Frame 1 (no input): blank canvas, image omitted
Frame 60 (no input): blank canvas, image omitted
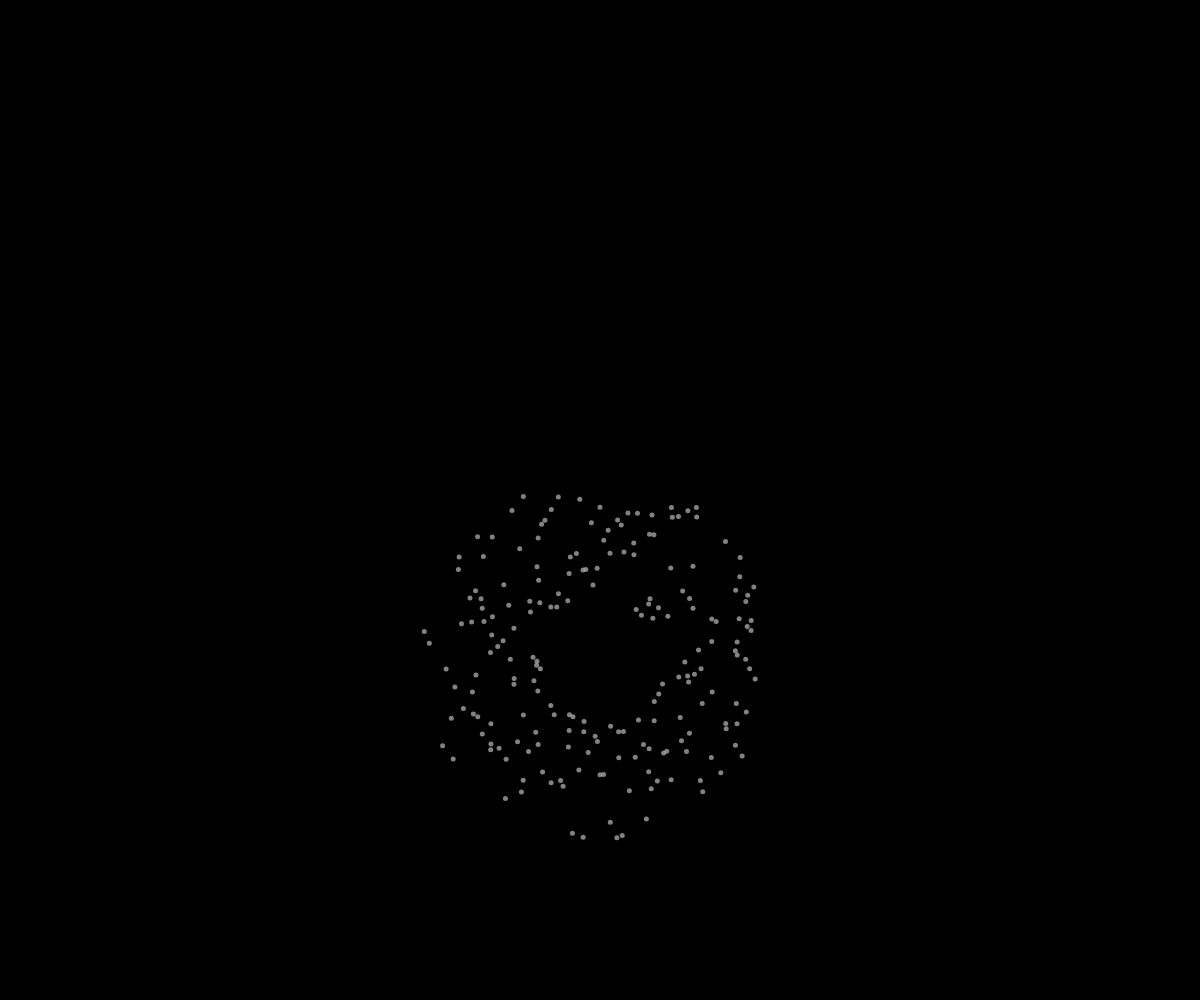
Frame 120 (the mouse pressed at the canvas centre since frame 60)

The p5.js sketch whose frames 1 and 60 were blank and that drew this single picture after the mouse press (run headless with seeded random() and noise() and a simulated clock; from frame 60 on, the mouse is pressed at the canvas centre):

// p5.js sketch
// ── sketch.js
// Fireworks OOP Demo

const NUMBER_OF_FIREWORKS_PER_CLICK = 200;

class Particle {
  constructor(x, y, dx, dy) {
    this.x = x;
    this.y = y;
    this.size = 5;
    this.dx = dx;
    this.dy = dy;
    this.r = 170;
    this.g = 170;
    this.b = 170;
    this.opacity = 255;
  }

  display() {
    noStroke();
    fill(this.r, this.g, this.b, this.opacity);
    circle(this.x, this.y, this.size);
  }

  update() {
    //move the particle
    this.x += this.dx;
    this.y += this.dy;

    //apply basic gravity
    this.dy += 0.09;

    //fade away over time
    this.opacity--;
  }

  isDead() {
    return this.opacity <= 0;
  }
}

let theFireworks = [];

function setup() {
  createCanvas(windowWidth, windowHeight);
  angleMode(DEGREES);
}

function draw() {
  background("black");

  for (let firework of theFireworks) {
    if (firework.isDead()) {
      //delete it
      let index = theFireworks.indexOf(firework);
      theFireworks.splice(index, 1);
    }
    else {
      //move and display it
      firework.update();
      firework.display();
    }
  }
}

function mousePressed() {
  let angle = 0;
  for (let i = 0; i < NUMBER_OF_FIREWORKS_PER_CLICK; i++) {
    let speed = random(1, 3);
    let dx = cos(angle) * speed;
    let dy = sin(angle) * speed;
    let someFirework = new Particle(mouseX, mouseY, dx, dy);
    theFireworks.push(someFirework);

    angle += 360 / NUMBER_OF_FIREWORKS_PER_CLICK;
  }
}
